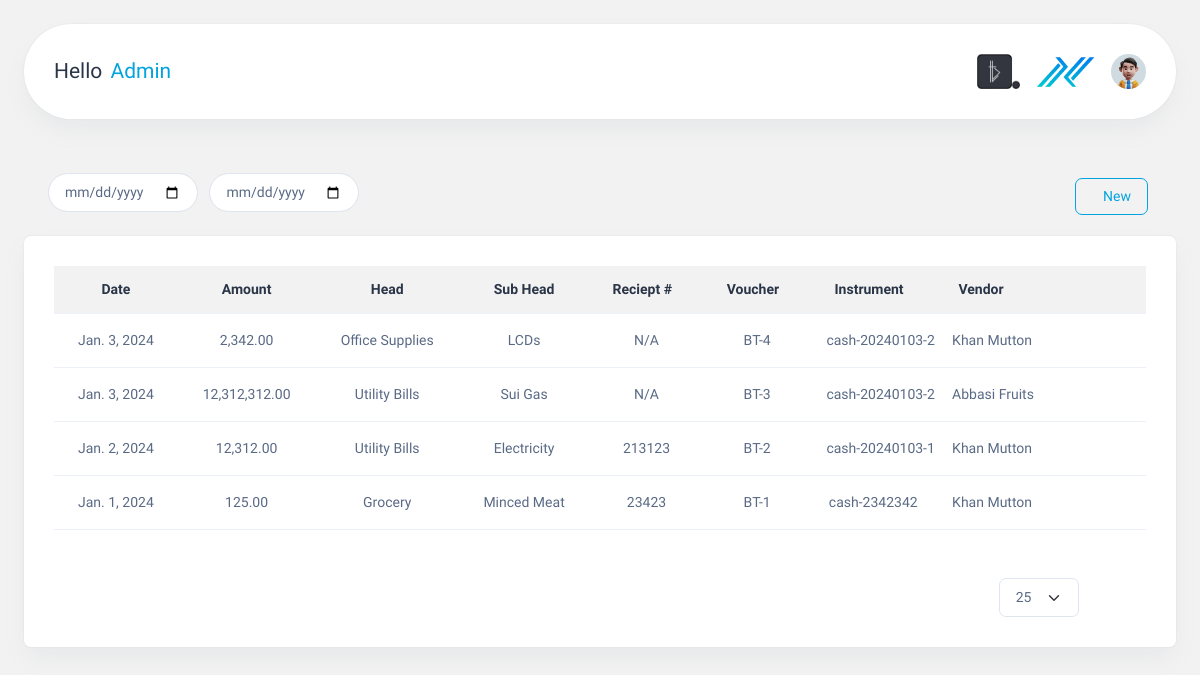
Page / (signed in) on the earlier database version.
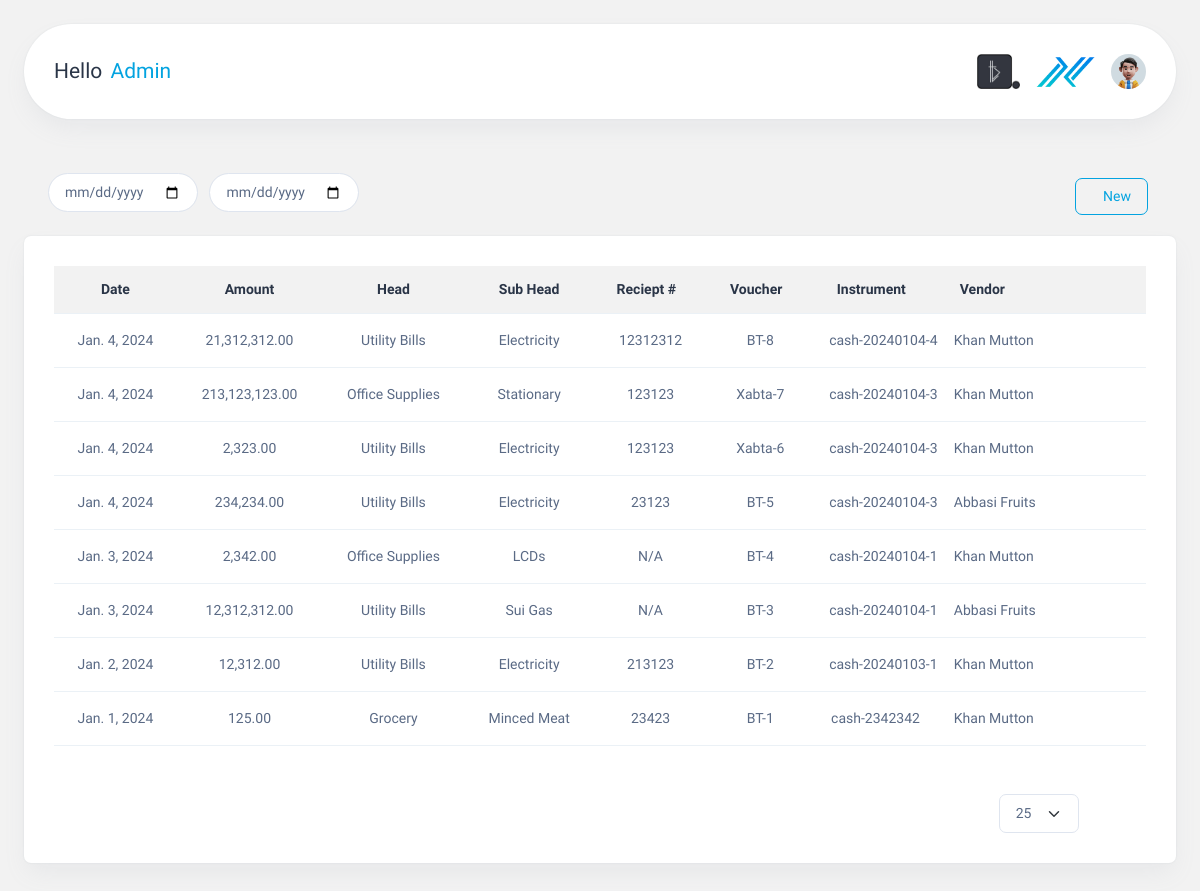
Same page on the later database version.
### Accountapp/models.py (models this page shows, shortened)
class AccountingEntry(models.Model):
    date = models.DateField(auto_now_add=True)
    Do = models.CharField(max_length=20,null=True, blank=True)
    amount = models.DecimalField(max_digits=20, decimal_places=2)
    head = models.ForeignKey(Head, on_delete=models.CASCADE)
    sub_head = models.ForeignKey(Shead, on_delete=models.CASCADE)
    description = models.TextField()
    receipt_number = models.CharField(max_length=20)
    charge_by = models.ForeignKey(
        charge, on_delete=models.CASCADE, null=True, blank=True
    )
    voucher = models.CharField(max_length=50, null=True, blank=True, unique=True)
    paid_by = models.ForeignKey(paid, on_delete=models.CASCADE, null=True, blank=True)
    claim_by = models.ForeignKey(claim, on_delete=models.CASCADE, null=True, blank=True)
    instrument = models.CharField(
        max_length=10,
        null=True,
        blank=True,
        choices=[("cash", "Cash"), ("cheque", "Cheque"), ("online", "Online Transfer"),("card","Card")],
    )
    cash_number = models.CharField(max_length=20, default=0, null=True, blank=True)
    cheque_number = models.CharField(max_length=20, default=0, null=True, blank=True)
    online_number = models.CharField(max_length=20, default=0, null=True, blank=True)
    card_number = models.CharField(max_length=4, default=0, null=True, blank=True)
    vendors = models.ForeignKey(Vendor, null=True, blank=True, on_delete=models.CASCADE)
    attachments = models.FileField(upload_to="attachments/", null=True, blank=True)
    comments = models.TextField()

class Head(models.Model):
    name = models.CharField(max_length=50)

class Shead(models.Model):
    head = models.ForeignKey(Head, on_delete=models.CASCADE)
    name = models.CharField(max_length=50)
    class Meta:
        verbose_name = "Sub Head"
        verbose_name_plural = "Sub Heads"
    def __str__(self):
        return self.name

class Vendor(models.Model):
    name = models.CharField(max_length=50, unique=True)
    def __str__(self):
        return self.name

### Accountapp/views.py (the view)
# urls.py: path("", views.showresult, name="submitfile"),
@login_required(login_url="signin")
def showresult(request):
    admin = request.user.is_staff
    accounting_form = AccountingEntry.objects.all().order_by("-id")
    today = date.today()
    return render(request, "submit.html", locals())

### Accountapp/templates/submit.html (shortened to what the changed rows need)
<!DOCTYPE html>
<html lang="en">
  <head>
    {% load static %}
    {% load humanize %}
    <link rel="stylesheet" href="https://code.jquery.com/ui/1.12.1/themes/base/jquery-ui.css" />
    <link rel="stylesheet" href="{% static 'css/styles.min.css' %}" />
    <link rel="stylesheet" href="{% static 'css/custom.css' %}" />
    <link rel="stylesheet" href="https://cdn.jsdelivr.net/npm/bootstrap-datepicker@1.9.0/dist/css/bootstrap-datepicker.min.css" />
  </head>
  <body>
    <div class="page-wrapper" id="main-wrapper" data-layout="horizontal" data-navbarbg="skin6" data-header-position="fixed">
      <div class="body-wrapper">
        <div class="container-fluid pt-3">
          <div class="card">
            <div class="card-body">
              <div class="table-responsive">
                <table id="accounting-table" class="table text-nowrap mb-0 align-middle">
                  <thead class="text-dark fs-4 text-center">
                    <tr>
                      <th>Date</th>
                      <th>Amount</th>
                      <th>Head</th>
                      <th>Sub Head</th>
                      <th>
                        Reciept # <a id="drop2" data-bs-toggle="dropdown" aria-expanded="false" class="btn btn-primary text-primary" style="background-color: transparent; border: none; padding: 0; margin: -2px -6px -3px 0px;"><i class="ti ti-chevron-down"></i></a>
                      </th>
                      <th>
                        Voucher <button id="drop2" data-bs-toggle="dropdown" aria-expanded="false" class="btn btn-primary text-primary" style="background-color: transparent; border: none; padding: 0; margin: -2px -6px -3px 0px;"><i class="ti ti-chevron-down"></i></button>
                      </th>
                      <th>
                        Instrument <button id="drop2" data-bs-toggle="dropdown" aria-expanded="false" class="btn btn-primary text-primary" style="background-color: transparent; border: none; padding: 0; margin: -2px -6px -3px 0px;"><i class="ti ti-chevron-down"></i></button>
                      </th>
                      <th>
                        Vendor <button id="drop2" data-bs-toggle="dropdown" aria-expanded="false" class="btn btn-primary text-primary" style="background-color: transparent; border: none; padding: 0; margin: -2px -6px -3px 0px;"><i class="ti ti-chevron-down"></i></button>
                      </th>
                      <th>
                        <div class="d-flex justify-content-center">
                          <div>
                            <a class="nav-icon-hover text-primary" href="javascript:void(0)" id="drop3" data-bs-toggle="dropdown" aria-expanded="false"><i class="ti ti-menu-2" style="font-size: 1rem;"></i></a>
                          </div>
                        </div>
                      </th>
                    </tr>
                  </thead>
                  <tbody>
                    {% for entry in accounting_form|slice:':' %}
                      <tr class="text-center">
                        <td>{{ entry.date }}</td>
                        <td>{{ entry.amount|floatformat:2|intcomma }}</td>
                        <td>{{ entry.head.name }}</td>
                        <td>{{ entry.sub_head }}</td>
                        <td>{{ entry.receipt_number }}</td>
                        <td>{{ entry.voucher }}</td>
                        {% if entry.instrument == 'cash' or entry.instrument == 'Cash' %}
                          <td class="instrument">{{ entry.instrument }}-{{ entry.cash_number }}</td>
                        {% elif entry.instrument == 'Cheque' or entry.instrument == 'cheque' %}
                          <td class="instrument">{{ entry.instrument }}-{{ entry.cheque_number }}</td>
                        {% elif entry.instrument == 'Card' or entry.instrument == 'card' %}
                          <td class="instrument">{{ entry.instrument }}-{{ entry.card_number }}</td>
                        {% else %}
                          <td class="instrument">{{ entry.instrument }}-{{ entry.online_number }}</td>
                        {% endif %}
                        <td class="vendor">{{ entry.vendors }}</td>
                        <td>
                          <button class="text-primary accordion-toggle" data-target="#details{{ entry.id }}" style="background-color: transparent; border: none; padding: 0;"><i class="ti ti-chevron-down" style="font-size: 1.1rem;"></i></button>
                          {% if entry.date == today or admin %}
                            <a href="{% url 'editfile' entry.id %}" class="edit-button text-nowrap text-primary"><i class="ti ti-edit" style="font-size: 1.1rem;"></i></a>
                            <a href="{% url 'deletefile' entry.id %}" class="delete-button text-nowrap text-primary" onclick="return confirm('Are you sure you want to delete this entry?');"><i class="ti ti-trash" style="font-size: 1.1rem;"></i></a>
                          {% else %}
                            <span class="edit-button disabled text-nowrap text-primary"><i class="ti ti-edit" style="font-size: 1.1rem;"></i></span>
                            <span class="delete-button disabled text-nowrap text-primary"><i class="ti ti-trash" style="font-size: 1.1rem;"></i></span>
                          {% endif %}
                          <a href="{% url 'printfile' entry.id %}" class="edit-button text-nowrap text-primary"><i class="ti ti-printer" style="font-size: 1.1rem;"></i></a>
                        </td>
                      </tr>
                    {% endfor %}
                  </tbody>
                </table>
              </div>
            </div>
          </div>
        </div>
      </div>
    </div>
  </body>
</html>

Differences in the rows shown:
added AccountingEntry: date "Jan. 4, 2024", amount "21,312,312.00", head.name "Utility Bills", sub_head "Electricity", receipt_number "12312312", voucher "BT-8", instrument "cash", cash_number "20240104-4", vendors "Khan Mutton…"
added AccountingEntry: date "Jan. 4, 2024", amount "213,123,123.00", head.name "Office Supplies", sub_head "Stationary", receipt_number "123123", voucher "Xabta-7", instrument "cash", cash_number "20240104-3", vendors "Khan Mutton…"
added AccountingEntry: date "Jan. 4, 2024", amount "2,323.00", head.name "Utility Bills", sub_head "Electricity", receipt_number "123123", voucher "Xabta-6", instrument "cash", cash_number "20240104-3", vendors "Khan Mutton…"
added AccountingEntry: date "Jan. 4, 2024", amount "234,234.00", head.name "Utility Bills", sub_head "Electricity", receipt_number "23123", voucher "BT-5", instrument "cash", cash_number "20240104-3", vendors "Abbasi Fruits…"
changed AccountingEntry "BT-4": cash_number "20240103-2" → "20240104-1"
changed AccountingEntry "BT-3": cash_number "20240103-2" → "20240104-1"
